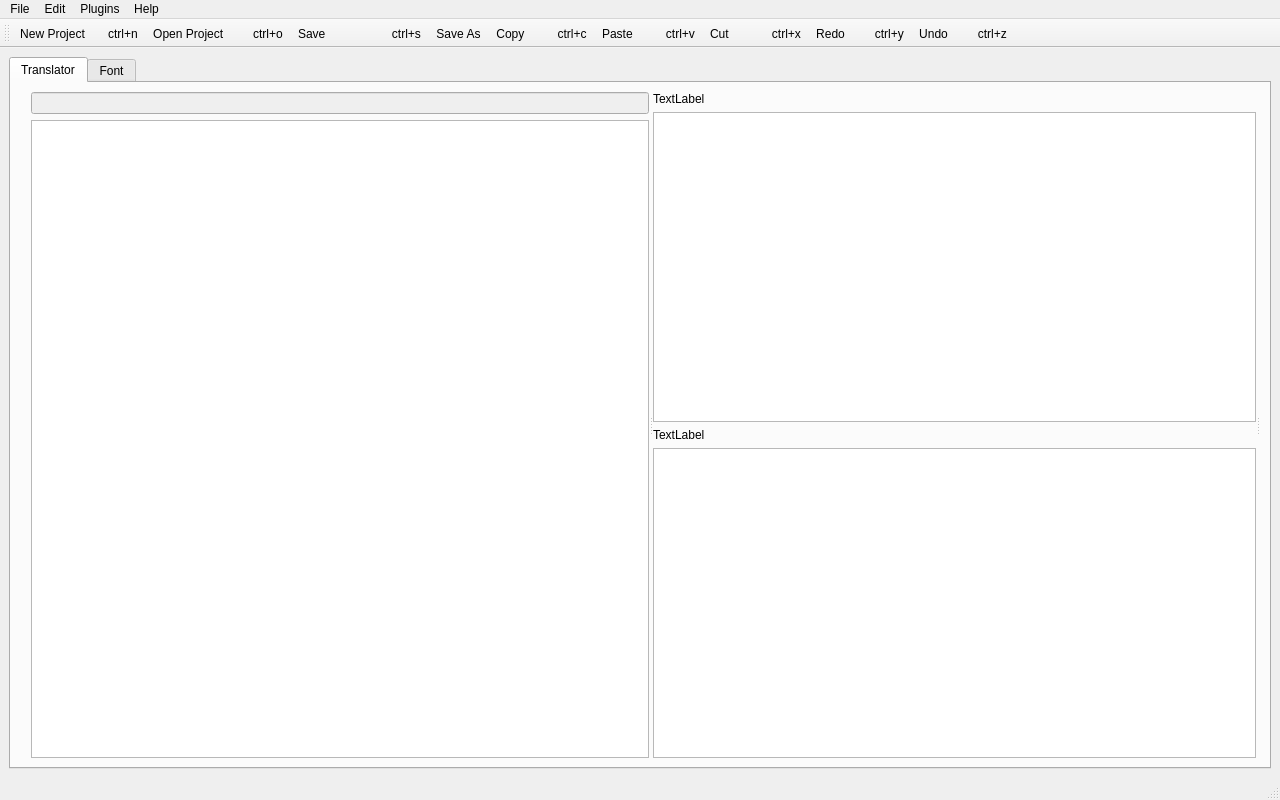
<?xml version="1.0" encoding="UTF-8"?>
<ui version="4.0">
 <class>MainWindow</class>
 <widget class="QMainWindow" name="MainWindow">
  <property name="geometry">
   <rect>
    <x>0</x>
    <y>0</y>
    <width>1280</width>
    <height>800</height>
   </rect>
  </property>
  <property name="windowTitle">
   <string>MainWindow</string>
  </property>
  <widget class="QWidget" name="centralwidget">
   <layout class="QHBoxLayout" name="horizontalLayout">
    <item>
     <widget class="QTabWidget" name="Tab_action">
      <property name="currentIndex">
       <number>0</number>
      </property>
      <widget class="QWidget" name="Tab_translator">
       <attribute name="title">
        <string>Translator</string>
       </attribute>
       <layout class="QVBoxLayout" name="verticalLayout_7">
        <item>
         <widget class="QSplitter" name="splitter">
          <property name="orientation">
           <enum>Qt::Orientation::Horizontal</enum>
          </property>
          <widget class="QWidget" name="leftPanel" native="true">
           <property name="enabled">
            <bool>true</bool>
           </property>
           <layout class="QVBoxLayout" name="verticalLayout">
            <property name="leftMargin">
             <number>11</number>
            </property>
            <item>
             <widget class="QLineEdit" name="txtsearch">
              <property name="enabled">
               <bool>false</bool>
              </property>
             </widget>
            </item>
            <item>
             <widget class="QTableView" name="tblList">
              <property name="alternatingRowColors">
               <bool>true</bool>
              </property>
              <property name="selectionMode">
               <enum>QAbstractItemView::SelectionMode::SingleSelection</enum>
              </property>
              <property name="selectionBehavior">
               <enum>QAbstractItemView::SelectionBehavior::SelectRows</enum>
              </property>
             </widget>
            </item>
           </layout>
          </widget>
          <widget class="QWidget" name="centerPanel" native="true">
           <property name="enabled">
            <bool>true</bool>
           </property>
           <layout class="QVBoxLayout" name="verticalLayout_2">
            <item>
             <widget class="QLabel" name="label">
              <property name="text">
               <string>TextLabel</string>
              </property>
             </widget>
            </item>
            <item>
             <widget class="QTextEdit" name="txtOriginal"/>
            </item>
            <item>
             <widget class="QLabel" name="label_2">
              <property name="text">
               <string>TextLabel</string>
              </property>
             </widget>
            </item>
            <item>
             <widget class="QTextEdit" name="txtTranslation"/>
            </item>
           </layout>
          </widget>
          <widget class="QWidget" name="rightPanel" native="true">
           <property name="enabled">
            <bool>true</bool>
           </property>
           <layout class="QVBoxLayout" name="verticalLayout_3">
            <item>
             <widget class="BfnPreviewWidget" name="widget" native="true"/>
            </item>
           </layout>
          </widget>
         </widget>
        </item>
       </layout>
      </widget>
      <widget class="QWidget" name="Tab_font">
       <attribute name="title">
        <string>Font</string>
       </attribute>
       <layout class="QVBoxLayout" name="verticalLayout_6">
        <item>
         <widget class="QSplitter" name="splitter_2">
          <property name="orientation">
           <enum>Qt::Orientation::Horizontal</enum>
          </property>
          <widget class="QWidget" name="widget_2" native="true">
           <layout class="QVBoxLayout" name="verticalLayout_8">
            <item>
             <widget class="QScrollArea" name="scrollArea">
              <property name="widgetResizable">
               <bool>true</bool>
              </property>
              <widget class="QWidget" name="scrollAreaWidgetContents">
               <property name="geometry">
                <rect>
                 <x>0</x>
                 <y>0</y>
                 <width>862</width>
                 <height>608</height>
                </rect>
               </property>
               <widget class="QLabel" name="lblFontTexture">
                <property name="geometry">
                 <rect>
                  <x>10</x>
                  <y>10</y>
                  <width>63</width>
                  <height>20</height>
                 </rect>
                </property>
                <property name="text">
                 <string>TextLabel</string>
                </property>
                <property name="scaledContents">
                 <bool>true</bool>
                </property>
               </widget>
              </widget>
             </widget>
            </item>
           </layout>
          </widget>
          <widget class="QWidget" name="widget_3" native="true">
           <layout class="QVBoxLayout" name="verticalLayout_5">
            <item>
             <widget class="QGroupBox" name="groupBox">
              <property name="title">
               <string>thông số</string>
              </property>
              <layout class="QVBoxLayout" name="verticalLayout_4">
               <item>
                <widget class="QLineEdit" name="txtHexCode"/>
               </item>
               <item>
                <widget class="QSpinBox" name="spinWidth"/>
               </item>
               <item>
                <widget class="QSpinBox" name="spinAdvance"/>
               </item>
               <item>
                <widget class="QPushButton" name="btnUpdateFont">
                 <property name="text">
                  <string>Apply</string>
                 </property>
                </widget>
               </item>
              </layout>
             </widget>
            </item>
           </layout>
          </widget>
         </widget>
        </item>
       </layout>
      </widget>
     </widget>
    </item>
   </layout>
  </widget>
  <widget class="QMenuBar" name="menubar">
   <property name="geometry">
    <rect>
     <x>0</x>
     <y>0</y>
     <width>1280</width>
     <height>26</height>
    </rect>
   </property>
   <widget class="QMenu" name="menuFile">
    <property name="title">
     <string>File</string>
    </property>
    <addaction name="actionNew_Project"/>
    <addaction name="actionOpen_Project"/>
    <addaction name="actionSave"/>
    <addaction name="actionSave_As"/>
    <addaction name="actionClose"/>
    <addaction name="actionExit"/>
    <addaction name="actionImport_Folder"/>
    <addaction name="actionImport_Font"/>
   </widget>
   <widget class="QMenu" name="menuEdit">
    <property name="title">
     <string>Edit</string>
    </property>
    <addaction name="actionCut"/>
    <addaction name="actionCopy"/>
    <addaction name="actionPaste"/>
    <addaction name="actionUndo"/>
    <addaction name="actionRedo"/>
    <addaction name="actionExport_to_JSON"/>
    <addaction name="actionImport_to_JSON"/>
   </widget>
   <widget class="QMenu" name="menuPlugins">
    <property name="title">
     <string>Plugins</string>
    </property>
   </widget>
   <widget class="QMenu" name="menuHelp">
    <property name="title">
     <string>Help</string>
    </property>
    <addaction name="actionAbout"/>
   </widget>
   <addaction name="menuFile"/>
   <addaction name="menuEdit"/>
   <addaction name="menuPlugins"/>
   <addaction name="menuHelp"/>
  </widget>
  <widget class="QStatusBar" name="statusbar"/>
  <widget class="QToolBar" name="toolBar">
   <property name="windowTitle">
    <string>toolBar</string>
   </property>
   <attribute name="toolBarArea">
    <enum>TopToolBarArea</enum>
   </attribute>
   <attribute name="toolBarBreak">
    <bool>false</bool>
   </attribute>
   <addaction name="actionNew_Project"/>
   <addaction name="actionOpen_Project"/>
   <addaction name="actionSave"/>
   <addaction name="actionSave_As"/>
   <addaction name="actionCopy"/>
   <addaction name="actionPaste"/>
   <addaction name="actionCut"/>
   <addaction name="actionRedo"/>
   <addaction name="actionUndo"/>
  </widget>
  <action name="actionNew_Project">
   <property name="icon">
    <iconset resource="res.qrc">
     <normaloff>:/image/res/new.png</normaloff>:/image/res/new.png</iconset>
   </property>
   <property name="text">
    <string>New Project       ctrl+n</string>
   </property>
  </action>
  <action name="actionOpen_Project">
   <property name="icon">
    <iconset resource="res.qrc">
     <normaloff>:/image/res/open.png</normaloff>:/image/res/open.png</iconset>
   </property>
   <property name="text">
    <string>Open Project         ctrl+o</string>
   </property>
  </action>
  <action name="actionSave">
   <property name="icon">
    <iconset resource="res.qrc">
     <normaloff>:/image/res/save.png</normaloff>:/image/res/save.png</iconset>
   </property>
   <property name="text">
    <string>Save                    ctrl+s</string>
   </property>
  </action>
  <action name="actionClose">
   <property name="icon">
    <iconset resource="res.qrc">
     <normaloff>:/image/res/close.png</normaloff>:/image/res/close.png</iconset>
   </property>
   <property name="text">
    <string>Close</string>
   </property>
  </action>
  <action name="actionExit">
   <property name="icon">
    <iconset resource="res.qrc">
     <normaloff>:/image/res/exit.png</normaloff>:/image/res/exit.png</iconset>
   </property>
   <property name="text">
    <string>Exit</string>
   </property>
  </action>
  <action name="actionUndo">
   <property name="icon">
    <iconset resource="res.qrc">
     <normaloff>:/image/res/undo.png</normaloff>:/image/res/undo.png</iconset>
   </property>
   <property name="text">
    <string>Undo         ctrl+z</string>
   </property>
  </action>
  <action name="actionCut">
   <property name="icon">
    <iconset resource="res.qrc">
     <normaloff>:/image/res/cut.png</normaloff>:/image/res/cut.png</iconset>
   </property>
   <property name="text">
    <string>Cut             ctrl+x</string>
   </property>
  </action>
  <action name="actionCopy">
   <property name="icon">
    <iconset resource="res.qrc">
     <normaloff>:/image/res/copy.png</normaloff>:/image/res/copy.png</iconset>
   </property>
   <property name="text">
    <string>Copy          ctrl+c</string>
   </property>
  </action>
  <action name="actionPaste">
   <property name="icon">
    <iconset resource="res.qrc">
     <normaloff>:/image/res/paste.png</normaloff>:/image/res/paste.png</iconset>
   </property>
   <property name="text">
    <string>Paste          ctrl+v</string>
   </property>
  </action>
  <action name="actionRedo">
   <property name="icon">
    <iconset resource="res.qrc">
     <normaloff>:/image/res/redo.png</normaloff>:/image/res/redo.png</iconset>
   </property>
   <property name="text">
    <string>Redo         ctrl+y</string>
   </property>
  </action>
  <action name="actionSave_As">
   <property name="icon">
    <iconset resource="res.qrc">
     <normaloff>:/image/res/save as.png</normaloff>:/image/res/save as.png</iconset>
   </property>
   <property name="text">
    <string>Save As</string>
   </property>
  </action>
  <action name="actionAbout">
   <property name="text">
    <string>About</string>
   </property>
  </action>
  <action name="actionExport_to_JSON">
   <property name="text">
    <string>Export to JSON</string>
   </property>
  </action>
  <action name="actionImport_to_JSON">
   <property name="text">
    <string>Import to JSON</string>
   </property>
  </action>
  <action name="actionImport_Folder">
   <property name="text">
    <string>Import Folder</string>
   </property>
  </action>
  <action name="actionImport_Font">
   <property name="text">
    <string>Import Font</string>
   </property>
  </action>
 </widget>
 <customwidgets>
  <customwidget>
   <class>BfnPreviewWidget</class>
   <extends>QWidget</extends>
   <header>bfnpreviewwidget.h</header>
   <container>1</container>
  </customwidget>
 </customwidgets>
 <resources>
  <include location="res.qrc"/>
 </resources>
 <connections/>
</ui>
